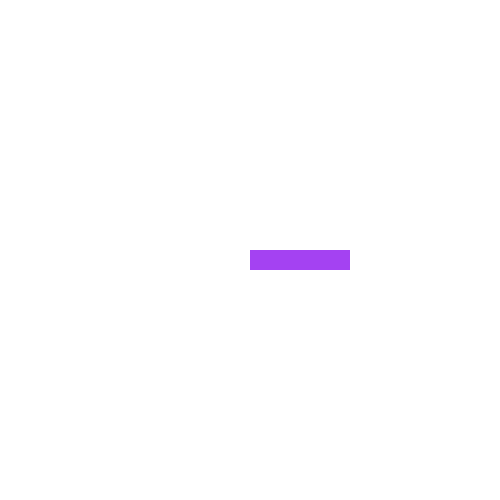
Frame 1 (no input)
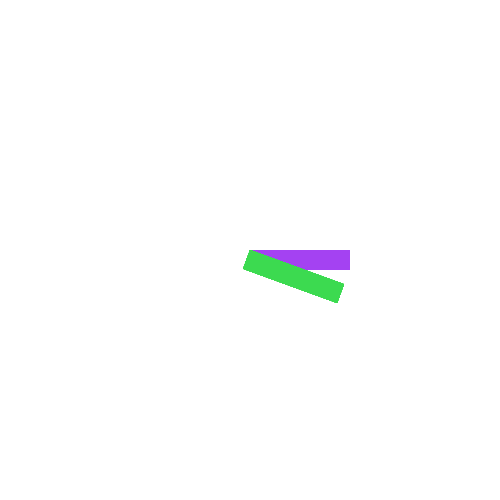
Frame 60 (the mouse pressed at the canvas centre just before this capture)
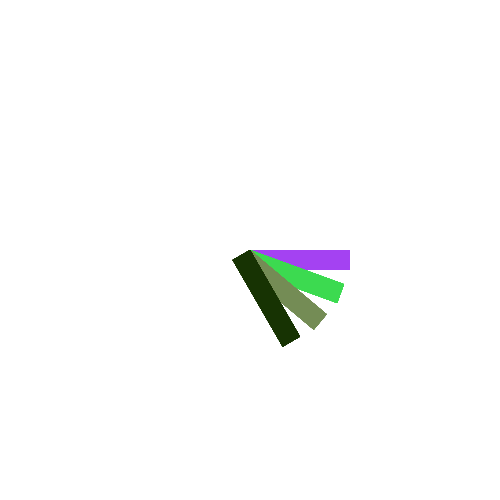
Frame 120 (the mouse held since frame 60 and released just before this capture)

The Processing sketch that drew these frames (run headless with seeded random() and noise(); from frame 60 on, the mouse is pressed at the canvas centre):

// Processing sketch: ch7_RandomColorRotateRects
// ── ch7_RandomColorRotateRects.pde
float angle = 0;

void setup() {
  size(500, 500);
  noStroke();
  background(255);
  fill(random(255), random(255), random(255));
}

void draw() {

  translate(width/2, height/2);


  rotate(radians(angle));
  rect(0, 0, 100, 20);

  if (frameCount % 30 == 0) {
    angle += 20;
    fill(random(255), random(255), random(255));
  }
}
